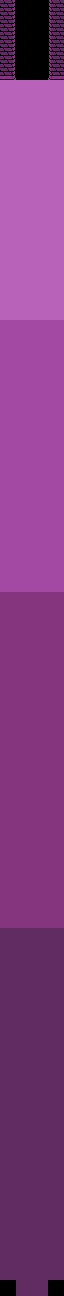

A level layout from a 2D game, rendered from its tile map. Below: a short description, then the map file with its tile-grid data intact:
An orthogonal 4x81 tile map with 16x16 px tiles, 3 tile layers (BGLower, BGUpper, BGUpper2), 2 tilesets and 11 objects (2x Warp, 2x WarpPoint, Entity).

<map version="1.10" tiledversion="1.10.2" orientation="orthogonal" renderorder="right-down" width="4" height="81" tilewidth="16" tileheight="16" infinite="0" nextlayerid="8" nextobjectid="14">
 <tileset firstgid="1" source="../ruins/ruins.tsx" />
 <tileset firstgid="1361" source="../entities.tsx" />
 <layer id="1" name="BGLower" width="4" height="81">
  <data encoding="csv">
86,461,461,84,
86,461,461,84,
86,461,461,84,
86,461,461,84,
126,461,461,124,
321,321,321,321,
321,321,321,321,
321,321,321,321,
321,321,321,321,
321,321,321,321,
321,321,321,321,
321,321,321,321,
321,321,321,321,
321,321,321,321,
321,321,321,321,
321,321,321,321,
321,321,321,321,
321,321,321,321,
321,321,321,321,
321,321,321,321,
322,322,322,322,
322,322,322,322,
322,322,322,322,
322,322,322,322,
322,322,322,322,
322,322,322,322,
322,322,322,322,
322,322,322,322,
322,322,322,322,
322,322,322,322,
322,322,322,322,
322,322,322,322,
322,322,322,322,
322,322,322,322,
322,322,322,322,
322,322,322,322,
322,322,322,322,
361,361,361,361,
361,361,361,361,
361,361,361,361,
361,361,361,361,
361,361,361,361,
361,361,361,361,
361,361,361,361,
361,361,361,361,
361,361,361,361,
361,361,361,361,
361,361,361,361,
361,361,361,361,
361,361,361,361,
361,361,361,361,
361,361,361,361,
361,361,361,361,
361,361,361,361,
361,361,361,361,
361,361,361,361,
361,361,361,361,
361,361,361,361,
362,362,362,362,
362,362,362,362,
362,362,362,362,
362,362,362,362,
362,362,362,362,
362,362,362,362,
362,362,362,362,
362,362,362,362,
362,362,362,362,
362,362,362,362,
362,362,362,362,
362,362,362,362,
362,362,362,362,
362,362,362,362,
362,362,362,362,
362,362,362,362,
362,362,362,362,
362,362,362,362,
362,362,362,362,
362,362,362,362,
362,362,362,362,
362,362,362,362,
0,362,362,0
</data>
 </layer>
 <layer id="2" name="BGUpper" width="4" height="81">
  <data encoding="csv">
0,0,0,0,
0,0,0,0,
0,0,0,0,
0,0,0,0,
0,0,0,0,
0,0,0,0,
0,0,0,0,
0,0,0,0,
0,0,0,0,
0,0,0,0,
0,0,0,0,
0,0,0,0,
0,0,0,0,
0,0,0,0,
0,0,0,0,
0,0,0,0,
0,0,0,0,
0,0,0,0,
0,0,0,0,
0,0,0,0,
0,0,0,0,
0,0,0,0,
0,0,0,0,
0,0,0,0,
0,0,0,0,
0,0,0,0,
0,0,0,0,
0,0,0,0,
0,0,0,0,
0,0,0,0,
0,0,0,0,
0,0,0,0,
0,0,0,0,
0,0,0,0,
0,0,0,0,
0,0,0,0,
0,0,0,0,
0,0,0,0,
0,0,0,0,
0,0,0,0,
0,0,0,0,
0,0,0,0,
0,0,0,0,
0,0,0,0,
0,0,0,0,
0,0,0,0,
0,0,0,0,
0,0,0,0,
0,0,0,0,
0,0,0,0,
0,0,0,0,
0,0,0,0,
0,0,0,0,
0,0,0,0,
0,0,0,0,
0,0,0,0,
0,0,0,0,
0,0,0,0,
0,0,0,0,
0,0,0,0,
0,0,0,0,
0,0,0,0,
0,0,0,0,
0,0,0,0,
0,0,0,0,
0,0,0,0,
0,0,0,0,
0,0,0,0,
0,0,0,0,
0,0,0,0,
0,0,0,0,
0,0,0,0,
0,0,0,0,
0,0,0,0,
0,0,0,0,
0,0,0,0,
0,0,0,0,
0,0,0,0,
0,0,0,0,
0,0,0,0,
0,0,0,0
</data>
 </layer>
 <layer id="3" name="BGUpper2" width="4" height="81">
  <data encoding="csv">
0,0,0,0,
0,0,0,0,
0,0,0,0,
0,0,0,0,
0,0,0,0,
0,0,0,0,
0,0,0,0,
0,0,0,0,
0,0,0,0,
0,0,0,0,
0,0,0,0,
0,0,0,0,
0,0,0,0,
0,0,0,0,
0,0,0,0,
0,0,0,0,
0,0,0,0,
0,0,0,0,
0,0,0,0,
0,0,0,0,
0,0,0,0,
0,0,0,0,
0,0,0,0,
0,0,0,0,
0,0,0,0,
0,0,0,0,
0,0,0,0,
0,0,0,0,
0,0,0,0,
0,0,0,0,
0,0,0,0,
0,0,0,0,
0,0,0,0,
0,0,0,0,
0,0,0,0,
0,0,0,0,
0,0,0,0,
0,0,0,0,
0,0,0,0,
0,0,0,0,
0,0,0,0,
0,0,0,0,
0,0,0,0,
0,0,0,0,
0,0,0,0,
0,0,0,0,
0,0,0,0,
0,0,0,0,
0,0,0,0,
0,0,0,0,
0,0,0,0,
0,0,0,0,
0,0,0,0,
0,0,0,0,
0,0,0,0,
0,0,0,0,
0,0,0,0,
0,0,0,0,
0,0,0,0,
0,0,0,0,
0,0,0,0,
0,0,0,0,
0,0,0,0,
0,0,0,0,
0,0,0,0,
0,0,0,0,
0,0,0,0,
0,0,0,0,
0,0,0,0,
0,0,0,0,
0,0,0,0,
0,0,0,0,
0,0,0,0,
0,0,0,0,
0,0,0,0,
0,0,0,0,
0,0,0,0,
0,0,0,0,
0,0,0,0,
0,0,0,0,
0,0,0,0
</data>
 </layer>
 <objectgroup id="6" name="Wall" locked="1">
  <object id="1" x="0" y="64" width="16" height="16" />
  <object id="2" x="48" y="64" width="16" height="16" />
  <object id="5" x="-16" y="80" width="16" height="1200" />
  <object id="6" x="64" y="80" width="16" height="1200" />
  <object id="7" x="0" y="1280" width="16" height="16" />
  <object id="8" x="48" y="1280" width="16" height="16" />
 </objectgroup>
 <objectgroup id="5" name="Entity">
  <object id="13" type="Entity" gid="1363" x="72" y="112" width="16" height="16">
   <properties>
    <property name="colliderPack" type="class" propertytype="ColliderPack" />
    <property name="interaction" type="class" propertytype="Interaction">
     <properties>
      <property name="InteractionCppClass" value="Readable" />
     </properties>
    </property>
    <property name="sprite" type="class" propertytype="Sprite" />
   </properties>
  </object>
 </objectgroup>
 <objectgroup id="4" name="Warp" locked="1">
  <object id="9" type="Warp" x="16" y="64" width="32" height="16">
   <properties>
    <property name="roomName" value="room_ruinsexit" />
    <property name="warpId" propertytype="WarpId" value="A" />
   </properties>
  </object>
  <object id="10" type="Warp" x="16" y="1288" width="32" height="8">
   <properties>
    <property name="roomName" value="room_basement4" />
    <property name="warpId" propertytype="WarpId" value="B" />
   </properties>
  </object>
  <object id="11" type="WarpPoint" x="32" y="1280">
   <properties>
    <property name="warpId" propertytype="WarpId" value="A" />
   </properties>
   <point />
  </object>
  <object id="12" type="WarpPoint" x="32" y="104">
   <properties>
    <property name="warpId" propertytype="WarpId" value="B" />
   </properties>
   <point />
  </object>
 </objectgroup>
 <objectgroup id="7" name="Path" locked="1" />
</map>
